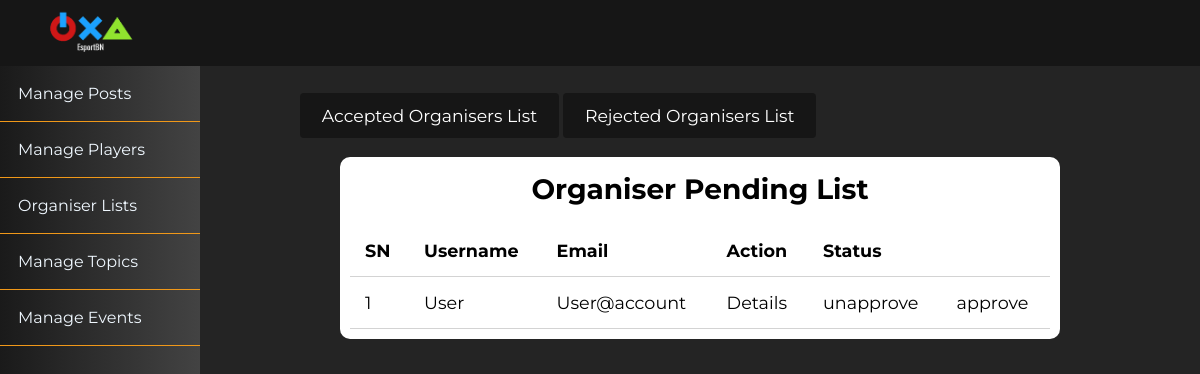
/moderator/organiserlist/index.php, run on an earlier commit of the app's database.
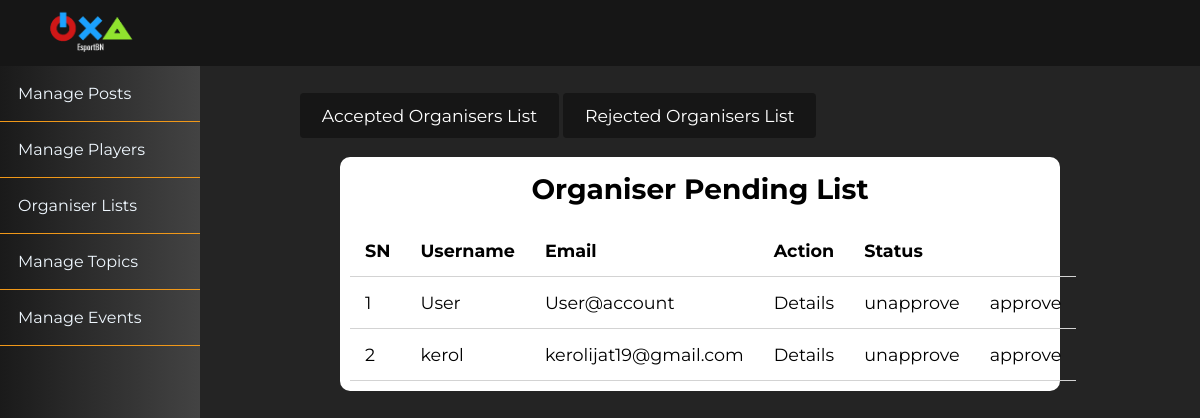
And on a later commit of the database.
### tables this page shows
CREATE TABLE `users` (
  `id` int(11) NOT NULL,
  `admin` tinyint(4) NOT NULL,
  `username` varchar(255) NOT NULL,
  `email` varchar(255) NOT NULL,
  `password` varchar(255) NOT NULL,
  `code` mediumint(50) NOT NULL,
  `status` text NOT NULL,
  `created_at` timestamp NOT NULL DEFAULT current_timestamp(),
  `bio` text NOT NULL DEFAULT 'No Bio Yet ... ',
  `instagram` text NOT NULL DEFAULT 'EsportBrunei',
  `steam` text NOT NULL DEFAULT 'SteamID',
  `discord` text NOT NULL DEFAULT 'name#0000',
  `pic` varchar(255) NOT NULL DEFAULT '1634018908_profile.png',
  `blocked` tinyint(4) NOT NULL,
  `proof` varchar(255) NOT NULL,
  `organiser_status` int(11) NOT NULL,
  `phone_number` int(7) NOT NULL,
  `details` text NOT NULL
);

### app/database/db.php (called while the page is built, shortened)
<?php
require('connect.php');
function executeQuery($sql, $data)
{
    global $conn;
    $stmt = $conn->prepare($sql);
    $values = array_values($data);
    $types = str_repeat('s', count($values));
    $stmt->bind_param($types, ...$values);
    $stmt->execute();
    return $stmt;
}
function selectAll($table, $conditions = [])
{
    global $conn;
    $sql = "SELECT * FROM $table";
    if (empty($conditions)) {
        $stmt = $conn->prepare($sql);
        $stmt->execute();
        $records = $stmt->get_result()->fetch_all(MYSQLI_ASSOC);
        return $records;
    } else {
        $i = 0;
        foreach ($conditions as $key => $value) {
            if ($i === 0) {
                $sql = $sql . " WHERE $key=?";
            } else {
                $sql = $sql . " AND $key=?";
            }
            $i++;
        }
        $stmt = executeQuery($sql, $conditions);
        $records = $stmt->get_result()->fetch_all(MYSQLI_ASSOC);
        return $records;
    }
}

### app/controllers/users.php (called while the page is built, shortened)
<?php
include(ROOT_PATH . "/app/database/db.php");
$table = 'users';
$admin_users = selectAll($table, array('admin'=> 0));
$pending_users = selectAll($table, array('admin'=> 0 , 'organiser_status' => 1));

### moderator/organiserlist/index.php (the view, shortened to what this page needs)
<?php include(ROOT_PATH . "/app/controllers/users.php");
?>
<!DOCTYPE html>
<html lang="en">
    <head>
        <link rel="stylesheet"
            href="https://use.fontawesome.com/releases/v5.7.2/css/all.css"
>
        <link rel="stylesheet" href="../../assets/css/style.css">
        <link rel="stylesheet" href="../../assets/css/admin.css">
    </head>
    <body>
    <?php include(ROOT_PATH . "/app/includes/moderatorHeader.php"); ?>
        <div class="admin-wrapper">
        <?php include(ROOT_PATH . "/app/includes/moderatorSidebar.php"); ?>
            <div class="admin-content">
                <div class="button-group">
                    <a href="accepted.php" class="btn btn-big">Accepted Organisers List</a>
                    <a href="rejected.php" class="btn btn-big">Rejected Organisers List</a>
                </div>
                <div class="content">
                    <h2 class="page-title">Organiser Pending List</h2>
                    <table>
                        <thead>
                            <th>SN</th>
                            <th>Username</th>
                            <th>Email</th>
                            <th>Action</th>
                            <th colspan="3">Status</th>
                        </thead>
                        <tbody>
                            <?php foreach ($pending_users as $key => $user): ?>
                                <tr>
                                    <td><?php echo $key + 1; ?></td>
                                    <td><?php echo $user['username']; ?></td>
                                    <td><?php echo $user['email']; ?></td>
                                    <td><a href="details.php?id=<?php echo $user['id']; ?>" class="details">Details</a></td>
                                    <td><a href="index.php?admin=0&organiser_status=3&p_id=<?php echo $user['id'] ?>" class="unapprove">unapprove</a></td>
                                  <td><a href="index.php?admin=3&organiser_status=2&p_id=<?php echo $user['id'] ?>" class="approve">approve</a></td>
                                    </tr>
                            <?php endforeach; ?>
                        </tbody>
                    </table>
            </div>
        </div>
    </body>
</html>

What changed in the data, as far as the page shows it:
added users: username "kerol", email "kerolijat19@gmail.com"
